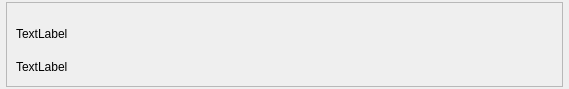
<?xml version="1.0" encoding="UTF-8"?>
<ui version="4.0">
 <class>Message</class>
 <widget class="QWidget" name="Message">
  <property name="enabled">
   <bool>true</bool>
  </property>
  <property name="geometry">
   <rect>
    <x>0</x>
    <y>0</y>
    <width>569</width>
    <height>89</height>
   </rect>
  </property>
  <property name="sizePolicy">
   <sizepolicy hsizetype="Expanding" vsizetype="Preferred">
    <horstretch>0</horstretch>
    <verstretch>0</verstretch>
   </sizepolicy>
  </property>
  <property name="minimumSize">
   <size>
    <width>0</width>
    <height>40</height>
   </size>
  </property>
  <property name="maximumSize">
   <size>
    <width>1000</width>
    <height>16777215</height>
   </size>
  </property>
  <property name="windowTitle">
   <string>Form</string>
  </property>
  <layout class="QHBoxLayout" name="horizontalLayout">
   <property name="spacing">
    <number>8</number>
   </property>
   <property name="leftMargin">
    <number>0</number>
   </property>
   <property name="topMargin">
    <number>2</number>
   </property>
   <property name="rightMargin">
    <number>0</number>
   </property>
   <property name="bottomMargin">
    <number>2</number>
   </property>
   <item>
    <layout class="QVBoxLayout" name="hlorizontalyayout">
     <property name="spacing">
      <number>2</number>
     </property>
     <property name="leftMargin">
      <number>6</number>
     </property>
     <property name="topMargin">
      <number>0</number>
     </property>
     <property name="rightMargin">
      <number>6</number>
     </property>
     <property name="bottomMargin">
      <number>0</number>
     </property>
     <item>
      <widget class="QFrame" name="bubbleFrame">
       <property name="enabled">
        <bool>true</bool>
       </property>
       <property name="sizePolicy">
        <sizepolicy hsizetype="Preferred" vsizetype="Preferred">
         <horstretch>0</horstretch>
         <verstretch>0</verstretch>
        </sizepolicy>
       </property>
       <property name="maximumSize">
        <size>
         <width>1000</width>
         <height>200</height>
        </size>
       </property>
       <property name="frameShape">
        <enum>QFrame::Shape::StyledPanel</enum>
       </property>
       <property name="frameShadow">
        <enum>QFrame::Shadow::Raised</enum>
       </property>
       <layout class="QVBoxLayout" name="bubbleLayout">
        <property name="spacing">
         <number>2</number>
        </property>
        <item>
         <widget class="QLabel" name="messageLabel">
          <property name="sizePolicy">
           <sizepolicy hsizetype="Preferred" vsizetype="Preferred">
            <horstretch>0</horstretch>
            <verstretch>0</verstretch>
           </sizepolicy>
          </property>
          <property name="maximumSize">
           <size>
            <width>1000</width>
            <height>50</height>
           </size>
          </property>
          <property name="text">
           <string>TextLabel</string>
          </property>
         </widget>
        </item>
        <item>
         <widget class="QLabel" name="timeLabel">
          <property name="maximumSize">
           <size>
            <width>200</width>
            <height>20</height>
           </size>
          </property>
          <property name="text">
           <string>TextLabel</string>
          </property>
         </widget>
        </item>
       </layout>
      </widget>
     </item>
    </layout>
   </item>
  </layout>
 </widget>
 <resources/>
 <connections/>
</ui>
